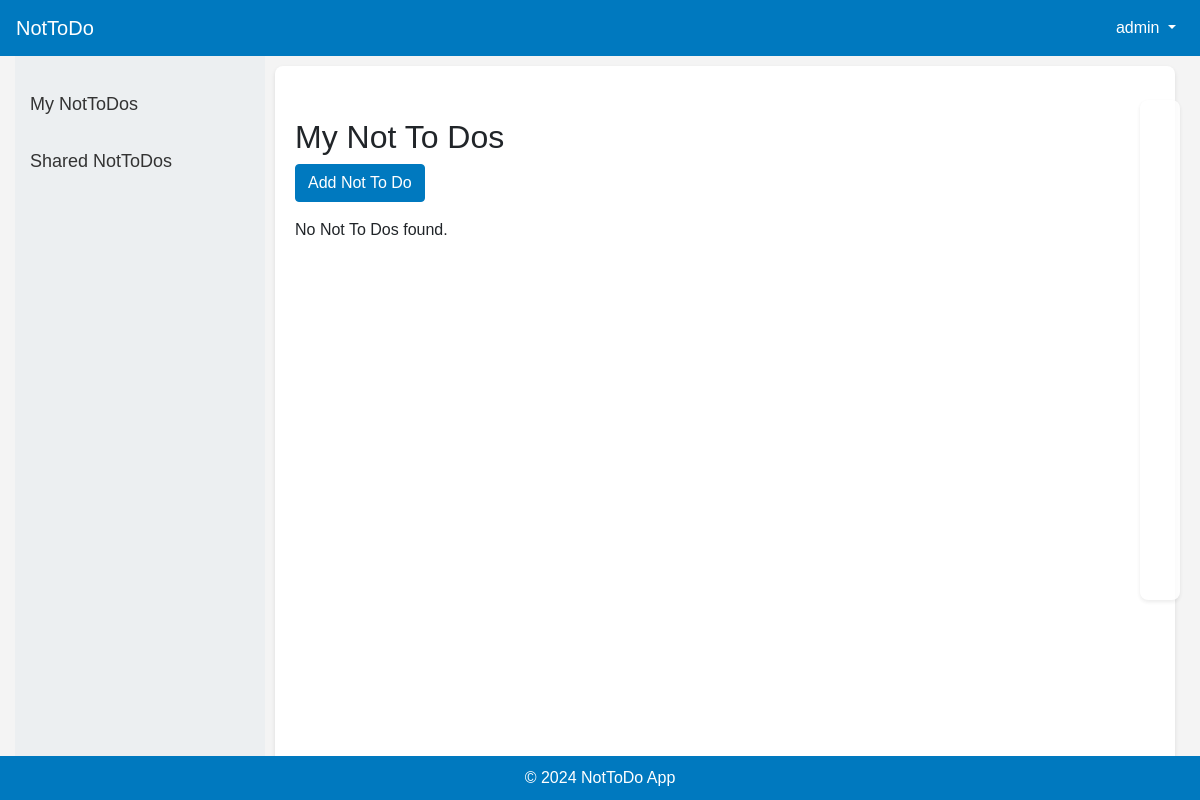
/nottodos/ (signed in), run on an earlier commit of the app's database.
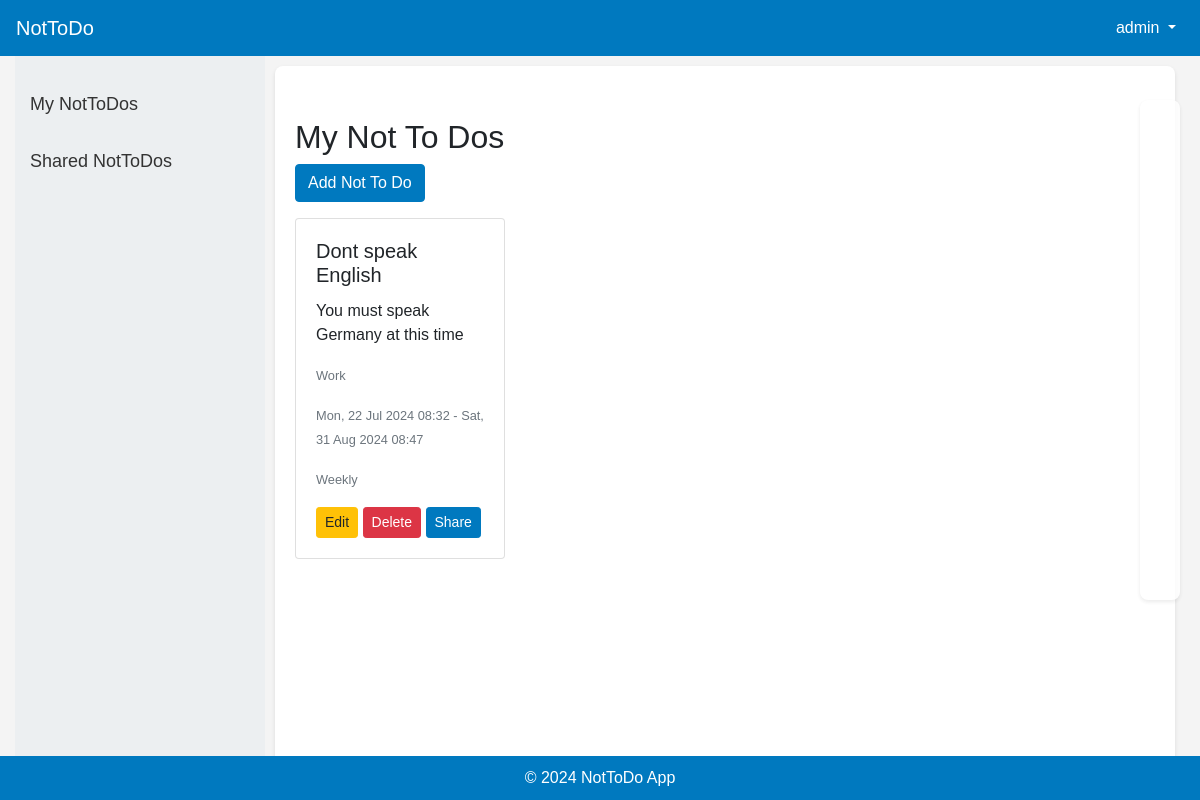
And on a later commit of the database.
### nottodo/models.py (models this page shows, shortened)
class NotToDo(models.Model):
    user = models.ForeignKey(User, on_delete=models.CASCADE)
    title = models.CharField(max_length=255)
    description = models.TextField(blank=True, null=True)
    context = models.CharField(max_length=50, choices=[('Home', 'Home'), ('Work', 'Work'), ('Other', 'Other')])
    scheduled_start_time = models.DateTimeField(blank=True, null=True)
    scheduled_end_time = models.DateTimeField(blank=True, null=True)
    repeat = models.CharField(max_length=50, choices=[('None', 'None'), ('Daily', 'Daily'), ('Weekly', 'Weekly'), ('Monthly', 'Monthly')], default='None')
    created_at = models.DateTimeField(default=timezone.now)
    updated_at = models.DateTimeField(auto_now=True)

### nottodo/views.py (the view)
# urls.py: path('nottodos/', views.list_nottodos, name='list_nottodos'),
@login_required
def list_nottodos(request):
    nottodos = NotToDo.objects.filter(user=request.user).order_by('scheduled_start_time')
    return render(request, 'list_nottodos.html', {'nottodos': nottodos})

### nottodo/templates/list_nottodos.html (shortened to what this page needs)
{% extends 'base.html' %}
{% block content %}
<h2 class="mt-4">My Not To Dos</h2>
<a href="{% url 'add_nottodo' %}" class="btn btn-primary mb-3">Add Not To Do</a>
<div id="calendar" class="mb-4"></div>
<div class="card-list">
    {% for nottodo in nottodos %}
    <div class="card nottodo-card mb-3">
        <div class="card-body">
            <h5 class="card-title">{{ nottodo.title }}</h5>
            <p class="card-text">{{ nottodo.description }}</p>
            <p class="card-text"><small class="text-muted">{{ nottodo.context }}</small></p>
            <p class="card-text"><small class="text-muted">{{ nottodo.scheduled_start_time|date:"D, d M Y H:i" }} - {{ nottodo.scheduled_end_time|date:"D, d M Y H:i" }}</small></p>
            <p class="card-text"><small class="text-muted">{{ nottodo.get_repeat_display }}</small></p>
            <a href="{% url 'update_nottodo' nottodo.pk %}" class="btn btn-warning btn-sm">Edit</a>
            <a href="{% url 'delete_nottodo' nottodo.pk %}" class="btn btn-danger btn-sm">Delete</a>
            <a href="{% url 'share_nottodo' nottodo.pk %}" class="btn btn-primary btn-sm">Share</a>
        </div>
    </div>
    {% empty %}
    <p>No Not To Dos found.</p>
    {% endfor %}
</div>
{% endblock %}

What changed in the data, as far as the page shows it:
added NotToDo: title "Dont speak English", description "You must speak Germany at this time", context "Work", scheduled_start_time "Mon, 22 Jul 2024 08:32", scheduled_end_time "Sat, 31 Aug 2024 08:47", repeat "Weekly"
Also different on the page:
text no longer shown: "No Not To Dos found."
